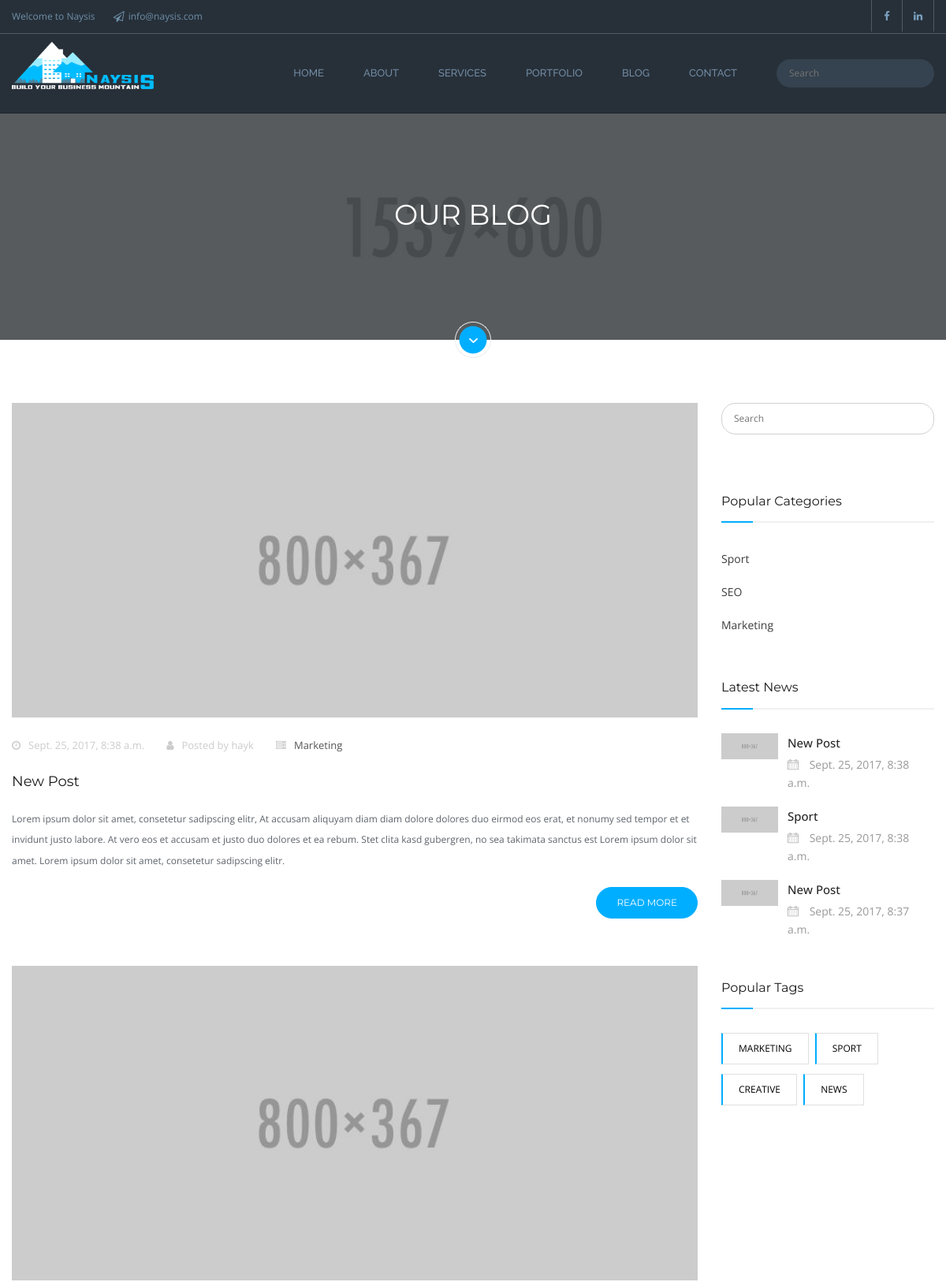
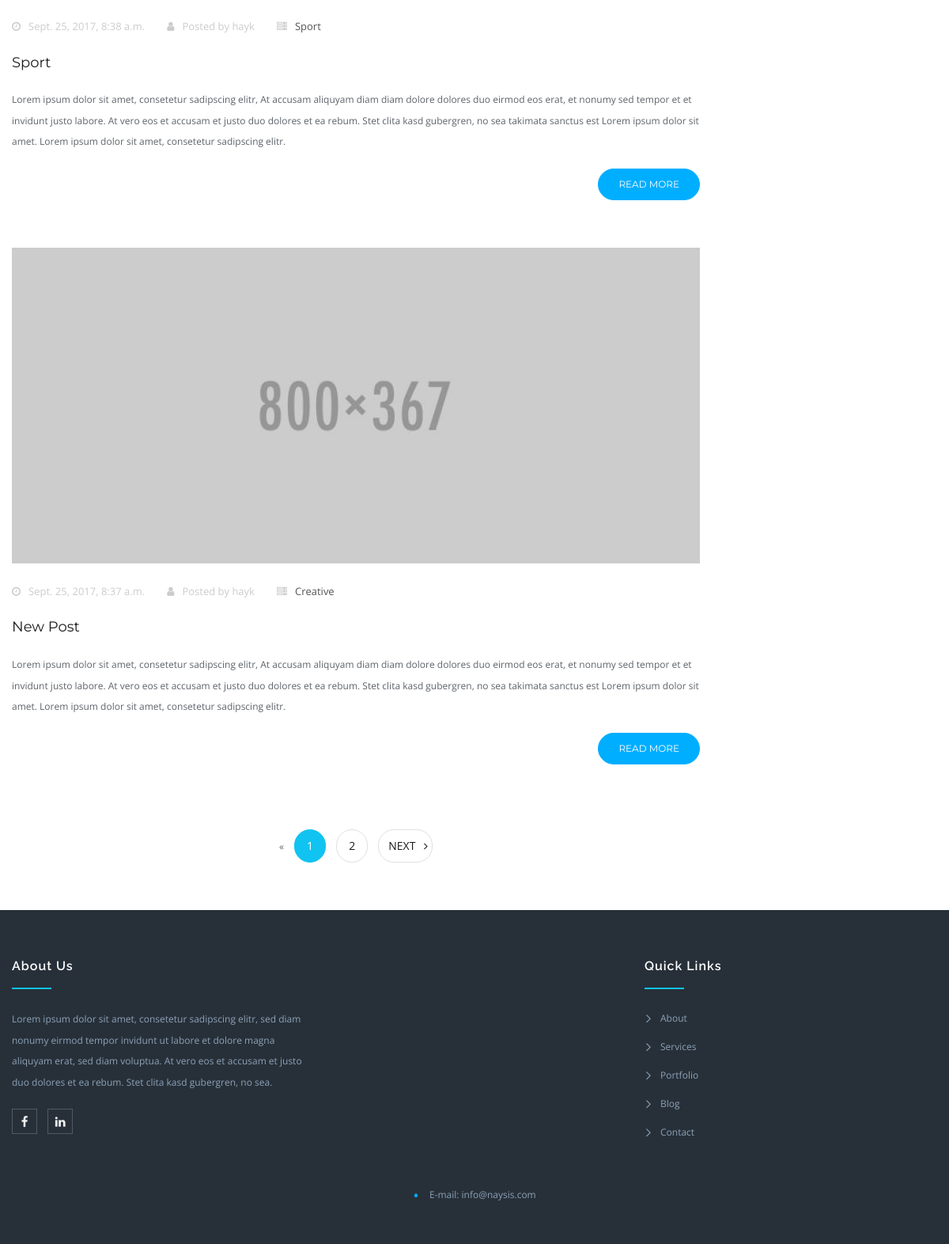
Screenshot of /blog/ with the database file from the repository (2 pictures, top to bottom).
### project/models.py (models this page shows, shortened)
class BlogPosts(models.Model):
    author = models.ForeignKey(settings.AUTH_USER_MODEL, on_delete=models.CASCADE, default=True)
    name = models.CharField(max_length=64, blank=True, null=True, default=None)
    short_description = models.TextField(blank=True, null=True, default=None)
    description = models.TextField(blank=True, null=True, default=None)
    image = models.ImageField(upload_to='blog_images')
    category = models.ForeignKey(PostCategory, blank=True, null=True, default=None)
    tag = models.CharField(max_length=32, blank=True, null=True, default=None)
    created = models.DateTimeField(auto_now_add=True, auto_now=False)
    updated = models.DateTimeField(auto_now_add=False, auto_now=True)
    def get_absolute_url(self):
        return "%s" % self.id
    class Meta:
        verbose_name = "Blog Post"
        verbose_name_plural = "Blog Posts"

class PostCategory(models.Model):
    name = models.CharField(max_length=64, blank=True, null=True, default=None)
    class Meta:
        verbose_name = "Post Category"
        verbose_name_plural = "Posts Categories"

### blog/views.py (the view, shortened to what this page needs)
def post_home(request):
    context = {}
    posts = BlogPosts.objects.all().order_by('-created')
    latest_post = BlogPosts.objects.all().order_by('-created')[:3]
    post_category = PostCategory.objects.all().order_by('-id')[:3]
    items_count = 3
    paginator = Paginator(posts, items_count)
    page = request.GET.get('page', 1)
    try:
        post_page = paginator.page(page)
    except PageNotAnInteger:
        post_page = paginator.page(1)
    except EmptyPage:
        post_page = paginator.page(paginator.num_pages)
    query = request.GET.get('q')
    context['post_page'] = post_page
    context['posts'] = posts
    context['post_category'] = post_category
    context['latest_post'] = latest_post
    return render(request, 'blog/index.html', context)

### blog/templates/blog/index.html (shortened to what this page needs)
{% extends 'Naysis/base/basePage.html'%}
{%load static%}
{%block content%}
    <section class="page-title" style="background-image:url({%static  'images/parallax/image-1.jpg'%});">
    	<div class="auto-container">
        	<div class="sec-title">
                <h1>Our Blog</h1>
            </div>
        </div>
        <div class="down-arrow scroll-to-target" data-target=".scroll-to-this"></div>
    </section>
    <div class="sidebar-page scroll-to-this">
    	<div class="auto-container">
        	<div class="row clearfix">
                <div class="col-lg-9 col-md-8 col-sm-6 col-xs-12">
                    <section class="blog-container">
{%if post_page%}
                        {% for post in post_page%}
                        <article class="blog-post">
                            <div class="post-inner">
                                <div class="image-box">
                                    <figure><a href="#"><img src="{{post.image.url}}" alt=""></a></figure>
                                </div>
                                <div class="post-header">
                                    <ul class="post-info">
                                         <li><span class="fa fa-clock-o"></span>&ensp; {{post.created}}</li>
                                        <li><span class="fa fa-user"></span>&ensp; Posted by {{post.author}}</li>
                                        <li><span class="fa fa-server"></span>&ensp;<a href="?q={{post.tag}}">
                                            {{post.tag}}
                                        </a></li>
                                    </ul>
                                    <h2><a href="{{post.get_absolute_url}}">{{post.name}}</a></h2>
                                </div>
                                <div class="post-desc">
                                    <div class="text"><p>{{post.short_description}}</p></div>
                                    <div class="text-right"><a href="/blog/{{post.id}}/" class="theme-btn rounded-btn-blue">Read More</a></div>
                                </div>
                            </div>
                        </article>
                        {%endfor%}
                        {% else %}
                        <section class="default-section  bg-color outside-hidden">
                        <div class="sec-title text-center main-title">
                            <h1 class="default-title text-uppercase">Post Not Found</h1>
                        </div>
                        </section>
                         {%endif%}
                    </section>
                    <br>
                    <div class="centered-pagination text-center">
                    {% if post_page.has_other_pages %}
                      <ul>
                        {% if post_page.has_previous %}
                          <li><a href="?page={{ post_page.previous_page_number }}{%if request.GET.q%}&{{request.GET.q}}{%endif%}"><span class="fa fa-angle-left"></span>&ensp;PREV&ensp;</a></li>
                        {% else %}
                          <li class="disabled"><span>&laquo;</span></li>
                        {% endif %}
                        {% for i in post_page.paginator.page_range %}
                          {% if post_page.number == i %}
                            <li ><a href="?page={{ i }}" class="active"><span>{{ i }} <span class="sr-only">(current)</span></span></a></li>
                          {% else %}
                            <li><a href="?page={{ i }}">{{ i }}</a></li>
                          {% endif %}
                        {% endfor %}
                        {% if post_page.has_next %}
                          <li><a href="?page={{ post_page.next_page_number }}{%if request.GET.q%}&{{request.GET.q}}{%endif%}">&ensp;NEXT&ensp; <span class="fa fa-angle-right"></span> </a></li>
                        {% else %}
                          <li class="disabled"><span>&raquo;</span></li>
                        {% endif %}
                      </ul>
                    {% endif %}
            </div>
                </div>
                <div class="col-lg-3 col-md-4 col-sm-6 col-xs-12">
                    <aside class="sidebar">
                        <div class="widget search-box">
                            <form method="get" action="">
                                <div class="form-group">
                                    <input type="search" name="q" value="{{request.GET.q}}" placeholder="Search">
                                </div>
                            </form>
                        </div>
                        <div class="widget popular-categories wow fadeInUp" data-wow-delay="0ms" data-wow-duration="1500ms">
                            <div class="sidebar-title"><h3>Popular Categories</h3></div>
                            <ul class="list">
                                {%for category in post_category%}
                            	<li><a class="clearfix" href="?q={{category.name}}"><span class="txt pull-left">{{category.name}}</span></a></li>
                                {%endfor%}
                            </ul>
                        </div>
                        <div class="widget recent-posts wow fadeInUp" data-wow-delay="0ms" data-wow-duration="1500ms">
                            <div class="sidebar-title"><h3>Latest News</h3></div>
                            {%for post in latest_post%}
                            <div class="post">
                                <div class="post-thumb"><a href="/blog/{{post.id}}/"><img src="{{post.image.url}}" alt=""></a></div>
                                <h4><a href="/blog/{{post.id}}/">{{post.name}}</a></h4>
                                <div class="post-info"><span class="icon flaticon-calendars12"></span> {{post.created}}</div>
                            </div>
                            {%endfor%}
                        </div>
                        <div class="widget popular-tags">
                            <div class="sidebar-title"><h3>Popular Tags</h3></div>
                            {%for post in posts%}
                            <a href="?q={{post.tag}}">{{post.tag}}</a>
                            {%endfor%}
                        </div>
                    </aside>
                </div>
            </div>
        </div>
    </div>
{%endblock%}

### rows the page displays
BlogPosts: image (picture), created "Sept. 25, 2017, 8:38 a.m.", author "hayk", tag "Marketing", name "New Post", short_description "Lorem ipsum dolor sit amet, consetetur sadipscing elitr, At accusam aliquyam diam diam dolore dolores duo eirmod eos erat, et nonumy sed tempor et et invidunt justo labore. At vero eos et accusam et justo duo dolores et ea rebum. Stet clita kasd gubergren, no sea takimata sanctus est Lorem ipsum dolor sit amet. Lorem ipsum dolor sit amet, consetetur sadipscing elitr.", tag "MARKETING"
BlogPosts: image (picture), created "Sept. 25, 2017, 8:38 a.m.", author "hayk", tag "Sport", name "Sport", short_description "Lorem ipsum dolor sit amet, consetetur sadipscing elitr, At accusam aliquyam diam diam dolore dolores duo eirmod eos erat, et nonumy sed tempor et et invidunt justo labore. At vero eos et accusam et justo duo dolores et ea rebum. Stet clita kasd gubergren, no sea takimata sanctus est Lorem ipsum dolor sit amet. Lorem ipsum dolor sit amet, consetetur sadipscing elitr.", tag "SPORT"
BlogPosts: image (picture), created "Sept. 25, 2017, 8:37 a.m.", author "hayk", tag "Creative", name "New Post", short_description "Lorem ipsum dolor sit amet, consetetur sadipscing elitr, At accusam aliquyam diam diam dolore dolores duo eirmod eos erat, et nonumy sed tempor et et invidunt justo labore. At vero eos et accusam et justo duo dolores et ea rebum. Stet clita kasd gubergren, no sea takimata sanctus est Lorem ipsum dolor sit amet. Lorem ipsum dolor sit amet, consetetur sadipscing elitr.", tag "CREATIVE"
PostCategory: name "Sport"
PostCategory: name "SEO"
PostCategory: name "Marketing"
BlogPosts: tag "NEWS"

### other values shown
{{ i }} "1"
{{ i }} "2"
